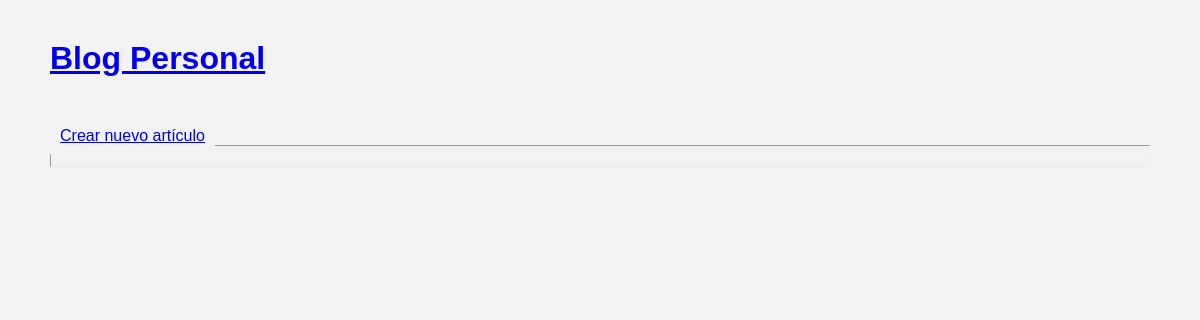
The app's page /, older data.
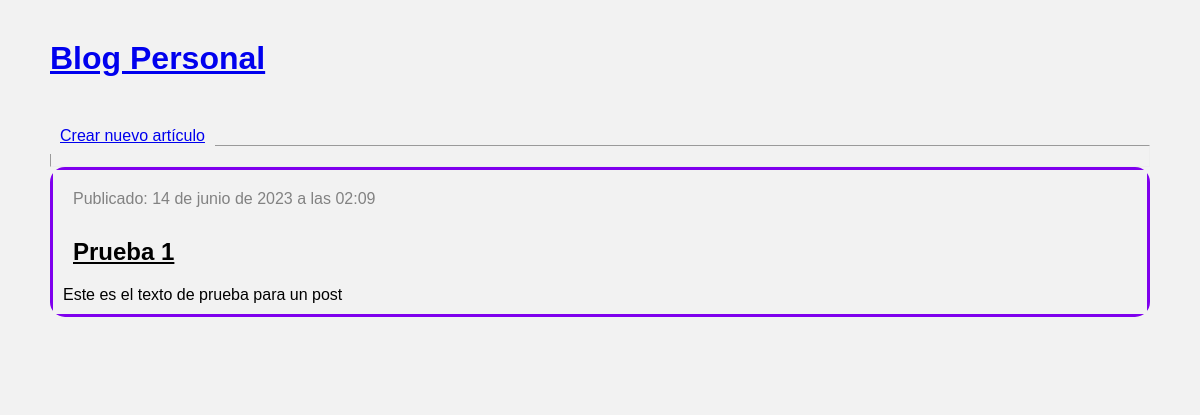
The same page, newer data.
### blog/models.py (models this page shows, shortened)
class Post(models.Model):
    author = models.ForeignKey(settings.AUTH_USER_MODEL, on_delete=models.CASCADE)
    title = models.CharField(max_length=200)
    text = models.TextField()
    created_date = models.DateTimeField(
            default=timezone.now)
    published_date = models.DateTimeField(
            blank=True, null=True)

### blog/views.py (the view)
# urls.py: path('', views.post_list, name='post_list'),
def post_list(request):
    posts = Post.objects.filter(published_date__lte=timezone.now()).order_by('published_date')
    return render(request, 'blog/post_list.html', {'posts': posts})

### templates/blog/post_list.html
{% extends 'blog/base.html' %}
{% block content %}
    <a href="{% url 'crear_articulo' %}">Crear nuevo artículo</a>
    <hr>
    {% for post in posts %}
        <div class="post">
            <div class="date">
                <p>Publicado: {{ post.published_date }}</p>
            </div>
            <h2><a href="{% url 'listar_articulos' pk=post.pk %}">{{ post.title }}</a></h2>
            <p>{{ post.text|linebreaksbr }}</p>
        </div>
    {% endfor %}
{% endblock %}

Row changes from the older to the newer data that the page shows:
added Post: published_date "14 de junio de 2023 a las 02:09", title "Prueba 1", text "Este es el texto de prueba para un post"
